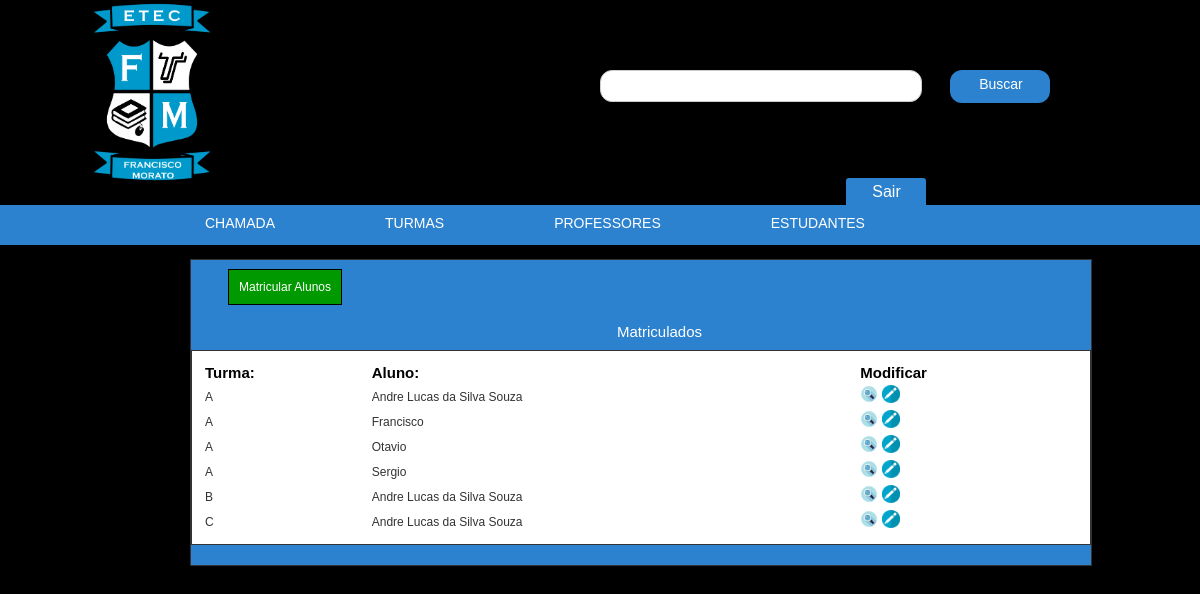
/Site/admin/cursos_e_disciplinas.php?pg=matricula, run on the app's committed database.
### tables this page shows
CREATE TABLE `matricula` (
  `id_matricula` int(10) UNSIGNED NOT NULL,
  `id_turma` tinyint(3) UNSIGNED DEFAULT NULL,
  `id_aluno` mediumint(8) UNSIGNED DEFAULT NULL,
  `data_matricula` date NOT NULL
);

CREATE TABLE `turma` (
  `id_turma` tinyint(3) UNSIGNED NOT NULL,
  `nome_turma` varchar(2) NOT NULL,
  `quantidade_alunos` tinyint(3) UNSIGNED NOT NULL,
  `disponivel` bit(1) NOT NULL DEFAULT b'1'
);

CREATE TABLE `inscricao` (
  `id_inscricao` mediumint(8) UNSIGNED NOT NULL,
  `data_inscricao` datetime NOT NULL,
  `nome_aluno` varchar(120) NOT NULL,
  `sexo_aluno` enum('MASCULINO','FEMININO','OUTRO') NOT NULL,
  `email` varchar(120) DEFAULT NULL,
  `telefone_responsavel` char(10) DEFAULT NULL,
  `celular_responsavel` char(11) DEFAULT NULL,
  `inscrito` bit(1) NOT NULL DEFAULT b'0'
);

### Site/admin/cursos_e_disciplinas.php (the view, shortened to what this page needs)
<!DOCTYPE html PUBLIC "-//W3C//DTD XHTML 1.0 Transitional//EN" "http://www.w3.org/TR/xhtml1/DTD/xhtml1-transitional.dtd">
<html xmlns="http://www.w3.org/1999/xhtml">
<head>
	<link href="css/cursos_e_disciplinas.css" rel="stylesheet" type="text/css" />
</head>
<body>
	<?php require "topo.php"; ?>
	<div id="caixa_preta">
	</div>
	<?php if(@$_GET['pg'] == 'matricula'){ ?>
		<div id="box_disciplinas">
			<a class="a2" href="cursos_e_disciplinas.php?pg=matricula&amp;cadastra=sim">Matricular Alunos</a>
			<br/><br/>
			<h1>
				<center>Matriculados </center>
			</h1>
			<?php $sql_consulta_matriculas = "SELECT * FROM matricula m INNER JOIN aluno a ON a.id_aluno = m.id_aluno INNER JOIN inscricao i ON i.id_inscricao = a.id_inscricao INNER JOIN turma t ON t.id_turma = m.id_turma ORDER BY t.nome_turma ASC";
			$resultado_consulta_matricula = mysqli_query($conexao, $sql_consulta_matriculas) or die(mysqli_error($conexao));
			if(mysqli_num_rows($resultado_consulta_matricula) == ''){
				echo "<h2>No momento não existe nenhuma matricula!</h2><br><br>";
			}else{?>
    			<table width="900" border="0">
      			<tr>
        			<td>
						<strong>Turma:</strong>
					</td>
        			<td>
						<strong>Aluno:</strong>
					</td>
					<td>
						<strong>Modificar</strong>
					</td>
      			</tr>
      			<?php while($resultado_consulta_matricula_valores = mysqli_fetch_assoc($resultado_consulta_matricula)){
					$nome_turma = $resultado_consulta_matricula_valores['nome_turma'];
					$nome_aluno = $resultado_consulta_matricula_valores['nome_aluno'];
					$cod_matricula = $resultado_consulta_matricula_valores['id_matricula'];?>
      				<tr>
        				<td>
							<h3><?php echo $nome_turma; ?></h3>
						</td>
        				<td>
							<h3><?php echo $nome_aluno; ?></h3>
						</td>
						<td style="color: #A00C0E">
							<a href="cursos_e_disciplinas.php?pg=matricula&amp;op=visualizar&=matricula<?php echo $cod_matricula; ?>" ><img title="Visualizar Matricula de <?php echo $nome_aluno; ?>" src="img/lupa_turma.png" width="18" height="18" border="0"></a>
							<a href="cursos_e_disciplinas.php?pg=matricula&amp;op=atualizar&matricula=<?php echo $cod_matricula; ?>"><img title="Atualizar Matricula de <?php echo $nome_aluno; ?>" src="img/editar.png" width="18" height="18" border="0"></a>
						</td
      				</tr>
      			<?php } ?>
    			</table>
			<?php } ?>
		</div>
	<?php } ?>
	<?php require "rodape.php"; ?>
</body>
</html>

### Site/admin/topo.php (shortened to what this page needs)
<!DOCTYPE html PUBLIC "-//W3C//DTD XHTML 1.0 Transitional//EN" "http://www.w3.org/TR/xhtml1/DTD/xhtml1-transitional.dtd">
<html xmlns="http://www.w3.org/1999/xhtml">
<head>
	<?php require "../config.php"; ?>
	<link href="css/topo.css" rel="stylesheet" type="text/css" />
	<link href="../css/lightbox.css" rel="stylesheet" />
	<link rel="stylesheet" href="../jquery.superbox.css" type="text/css" media="all" />
</head>
<body bgcolor="#000">
	 <div id="box_topo">
 		<div id="logo">
  			<img src="../img/logoEtec.png" width="130"/>
 		</div>
 		<div id="campo_busca">
  			<form name="" method="post" action="" enctype="multipart/form-data">
   				<input type="text" name="key" /><input class="input" type="submit" name="search" value="Buscar" />
 			</form>
 		</div>
 		<div id="mostra_login">
			<a href="../config.php?pg=sair"> <input id="logout" class="input" type="submit" name="logout" value="Sair" /> </a>
 		</div>
	</div>
	<div id="box_menu">
 		<div id="menu_topo">
  			<ul>
   				<li> <a href="fazer_chamada.php">CHAMADA</a> </li>
   				<li><a href="">TURMAS</a>
				</li>
				<li>
					<a href="">PROFESSORES</a>
				</li>
				<li>
					<a href="">ESTUDANTES</a>
				</li>
 			</ul>
 		</div>
	</div>
</body>
</html>

### Site/config.php (shortened to what this page needs)
<!DOCTYPE html PUBLIC "-//W3C//DTD XHTML 1.0 Transitional//EN" "http://www.w3.org/TR/xhtml1/DTD/xhtml1-transitional.dtd">
<html xmlns="http://www.w3.org/1999/xhtml">
<head>
</head>
<body>
</body>
</html>

### Site/admin/rodape.php (shortened to what this page needs)
<!DOCTYPE html PUBLIC "-//W3C//DTD XHTML 1.0 Transitional//EN" "http://www.w3.org/TR/xhtml1/DTD/xhtml1-transitional.dtd">
<html xmlns="http://www.w3.org/1999/xhtml">
<head>
<link href="css/rodape.css" rel="stylesheet" type="text/css" />
</head>
<body>
</body>
</html>

### Site/admin/css/cursos_e_disciplinas.css (style rules this page uses)
#caixa_preta { background:#000; width:980px; margin:18px auto; height:15px; }
#box_disciplinas { width:auto; background:#2C82CE; height:auto; float:left; text-align:left; margin:-20px 0 20px 190px; border:1px solid #333; padding: 20px 0px; }
#box_disciplinas .a2 { font:12px Arial, Helvetica, sans-serif; margin:30px 0 10px 37px; color:#FFF; background:#090; text-decoration:none; padding:10px; border:1px solid #000; }
#box_disciplinas h1 { font:15px Arial, Helvetica, sans-serif; margin:15px 0 10px 37px; color:#FFF; }
#box_disciplinas table { border:1px solid #333; padding:10px; background:#FFF; margin:0 0 10px 0; margin:auto; font:15px Arial, Helvetica, sans-serif; text-align:left; }
#box_disciplinas h3 { font:12px Arial, Helvetica, sans-serif; margin:2px 0 0 0; color:#333; }

### Site/admin/css/topo.css (style rules this page uses)
body { padding:0; margin:0; }
#box_topo { width:900px; height:200px; margin:10px auto; }
#logo { width:320px; height:200px; float:left; margin:-10px 0 0 -160px; }
#campo_busca { width:450px; height:80px; float:right; margin:60px 0 -12px 0; }
#campo_busca input { float:left; padding:10px; width:300px; height:10px; border:1px solid #ccc; font-size: 18px; -moz-border-radius:10px; -webkit-border-radius:10px; border-radius:12px; }
#campo_busca .input { font:14px Arial, Helvetica, sans-serif; float:left; margin:0 0 0 28px; color: #fff; background-color: #2C82CE; width:100px; height:33px; border:0; padding:6px 14px 12px 16px; }
#mostra_login { width:450px; height:30px; float:right; margin:40px 0 -5px 0; }
#mostra_login a { top: -15px; color: #fff; text-decoration: none; margin:0 0 0 90px; padding:8px 14px 12px 16px; width:300px; height:6px; font:16px Arial, Helvetica, sans-serif; }
#logout { top: -20px; color: #fff; text-decoration: none; margin:0 0 0 29px; padding:0px 14px 12px 16px; width:80px; height:40px; font:16px Arial, Helvetica, sans-serif; border-radius:3px; border: none; background-color: #2C82CE; }
#box_menu { width:auto; background: #2C82CE; height:40px; margin:-17px auto; }
#menu_topo { width:980px; height:40px; margin:auto; }
#menu_topo ul { list-style:none; }
#menu_topo ul li { float:left; display:inline; padding: 0px 5px; margin-left: 0px; }
#menu_topo ul li a { float:left; color:#FFF; font:14px Arial, Helvetica, sans-serif; margin:0px 0 0 0; padding:10px 50px 13.5px 50px; text-transform:uppercase; text-decoration:none; }

### Site/admin/css/rodape.css (style rules this page uses)
body { text-align:center; font:12px Arial, Helvetica, sans-serif; }

### data on the page
matricula: id_turma.nome_turma "A", inscricao.nome_aluno "Andre Lucas da Silva Souza"
matricula: id_turma.nome_turma "A", inscricao.nome_aluno "Francisco"
matricula: id_turma.nome_turma "A", inscricao.nome_aluno "Otavio"
matricula: id_turma.nome_turma "A", inscricao.nome_aluno "Sergio"
matricula: id_turma.nome_turma "B", inscricao.nome_aluno "Andre Lucas da Silva Souza"
matricula: id_turma.nome_turma "C", inscricao.nome_aluno "Andre Lucas da Silva Souza"
